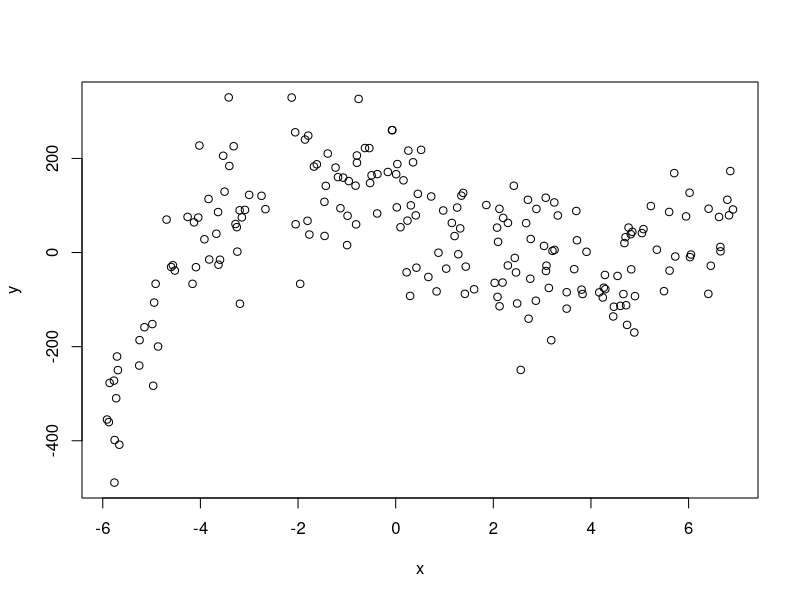

Source code (R):
x=runif(200,-6,7)
y=2*x^3-7*x^2-40*x+100+rnorm(200,sd=90)
plot(x,y)

alldata=data.frame(y,x)

## set aside a test set (20% of data)
n=length(y)
n.test=round(n*.2)
n.train=n-n.test
n
n.test
n.train

test.idx=sample(1:n,size=n.test)
train.idx=(1:n)[-test.idx]

train=alldata[train.idx,]
test=alldata[test.idx,]


##specify a "formula" - try different orders of polynomial
form="y~x+I(x^2)+I(x^3)"
##

## randomly divide the data into V equal parts
V=10

cvmspe=rep(NA,V)
cv.idx=as.numeric(matrix(1:V,nrow=n.train,ncol=1))
cv.idx
## randomly assign data points to each of V parts
cv.idx=sample(cv.idx)

## loop through, holding out one set of data at each point
for(i in 1:V){
    hold.out.idx=which(cv.idx==i)
    fit=lm(form,data=train[-hold.out.idx,])
    y.pred=predict(fit,newdata=train[hold.out.idx,])
    cvmspe[i]=mean((train$y[hold.out.idx]-y.pred)^2)
}
summary(fit)
mean(cvmspe)


##
##
## Now use the best model to fit on the full training data and predict on the test set.
##
##
form.best="y~x+I(x^2)+I(x^3)"
fit=lm(form.best,data=train)
y.pred=predict(fit,newdata=test)
mspe.test=mean((test$y-y.pred)^2)

mspe.test
mean(cvmspe)

## note that out of sample MSPE is higher than CVMSPE!
